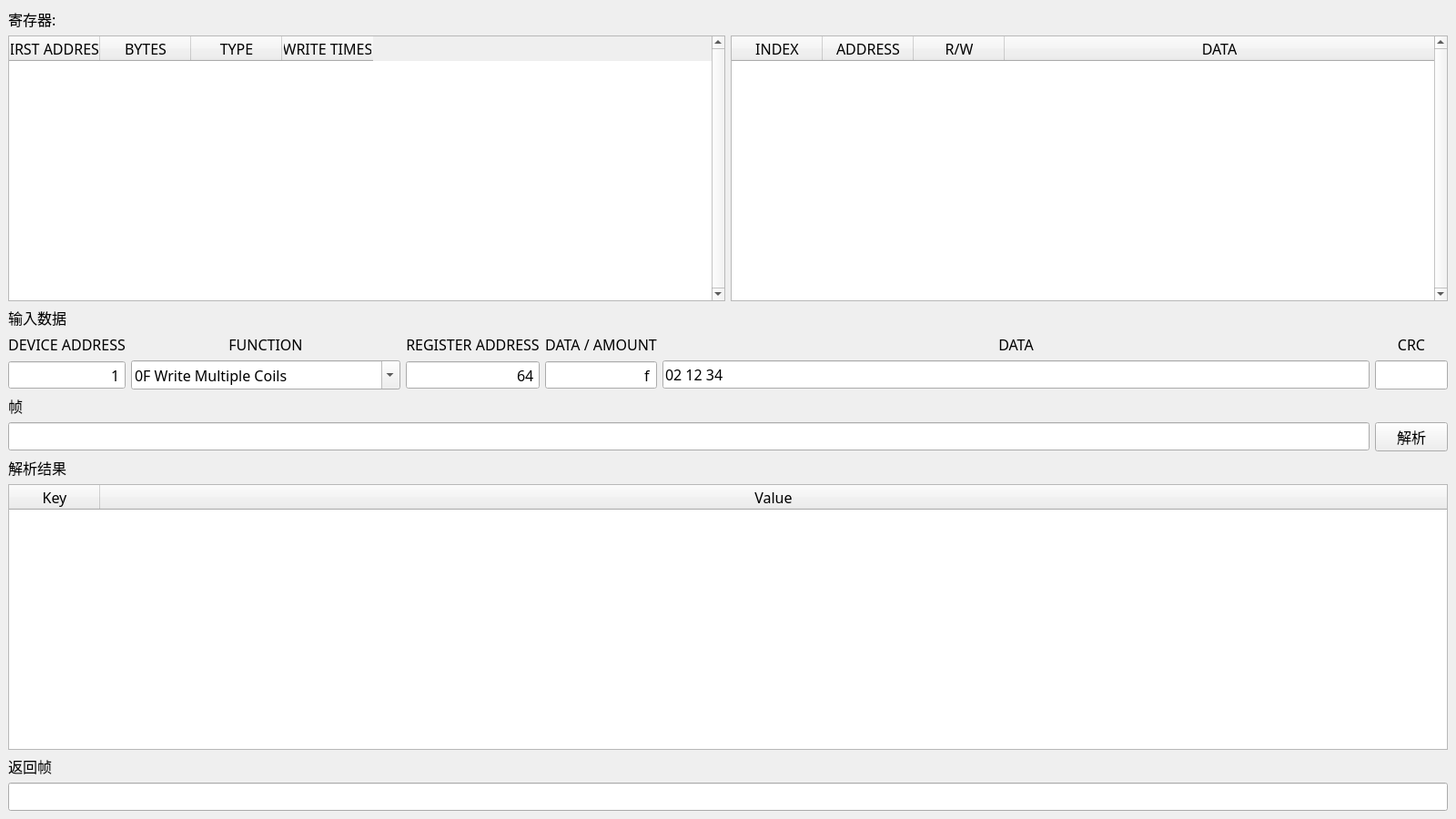
<?xml version="1.0" encoding="UTF-8"?>
<ui version="4.0">
 <class>MainWindow</class>
 <widget class="QMainWindow" name="MainWindow">
  <property name="geometry">
   <rect>
    <x>0</x>
    <y>0</y>
    <width>1600</width>
    <height>900</height>
   </rect>
  </property>
  <property name="font">
   <font>
    <family>HarmonyOS Sans SC</family>
    <pointsize>12</pointsize>
    <stylestrategy>PreferAntialias</stylestrategy>
   </font>
  </property>
  <property name="windowTitle">
   <string>MainWindow</string>
  </property>
  <widget class="QWidget" name="centralwidget">
   <layout class="QVBoxLayout" name="verticalLayout">
    <item>
     <widget class="QLabel" name="label">
      <property name="text">
       <string>寄存器:</string>
      </property>
     </widget>
    </item>
    <item>
     <layout class="QGridLayout" name="gridLayout">
      <item row="0" column="0">
       <widget class="QTableWidget" name="tableWidget_RegistersAreas">
        <property name="font">
         <font>
          <family>Cascadia Code</family>
          <pointsize>12</pointsize>
          <stylestrategy>PreferAntialias</stylestrategy>
         </font>
        </property>
        <property name="verticalScrollBarPolicy">
         <enum>Qt::ScrollBarPolicy::ScrollBarAlwaysOn</enum>
        </property>
        <property name="horizontalScrollBarPolicy">
         <enum>Qt::ScrollBarPolicy::ScrollBarAlwaysOff</enum>
        </property>
        <property name="editTriggers">
         <set>QAbstractItemView::EditTrigger::NoEditTriggers</set>
        </property>
        <property name="alternatingRowColors">
         <bool>true</bool>
        </property>
        <property name="selectionMode">
         <enum>QAbstractItemView::SelectionMode::SingleSelection</enum>
        </property>
        <property name="selectionBehavior">
         <enum>QAbstractItemView::SelectionBehavior::SelectRows</enum>
        </property>
        <property name="gridStyle">
         <enum>Qt::PenStyle::NoPen</enum>
        </property>
        <property name="wordWrap">
         <bool>false</bool>
        </property>
        <column>
         <property name="text">
          <string>FIRST ADDRESS</string>
         </property>
        </column>
        <column>
         <property name="text">
          <string>BYTES</string>
         </property>
        </column>
        <column>
         <property name="text">
          <string>TYPE</string>
         </property>
        </column>
        <column>
         <property name="text">
          <string>WRITE TIMES</string>
         </property>
        </column>
       </widget>
      </item>
      <item row="0" column="1">
       <widget class="QTableWidget" name="tableWidget_Registers">
        <property name="font">
         <font>
          <family>Cascadia Code</family>
          <pointsize>12</pointsize>
          <stylestrategy>PreferAntialias</stylestrategy>
         </font>
        </property>
        <property name="verticalScrollBarPolicy">
         <enum>Qt::ScrollBarPolicy::ScrollBarAlwaysOn</enum>
        </property>
        <property name="horizontalScrollBarPolicy">
         <enum>Qt::ScrollBarPolicy::ScrollBarAlwaysOff</enum>
        </property>
        <property name="editTriggers">
         <set>QAbstractItemView::EditTrigger::NoEditTriggers</set>
        </property>
        <property name="alternatingRowColors">
         <bool>true</bool>
        </property>
        <property name="selectionMode">
         <enum>QAbstractItemView::SelectionMode::SingleSelection</enum>
        </property>
        <property name="selectionBehavior">
         <enum>QAbstractItemView::SelectionBehavior::SelectRows</enum>
        </property>
        <property name="gridStyle">
         <enum>Qt::PenStyle::NoPen</enum>
        </property>
        <property name="wordWrap">
         <bool>false</bool>
        </property>
        <attribute name="horizontalHeaderStretchLastSection">
         <bool>true</bool>
        </attribute>
        <column>
         <property name="text">
          <string>INDEX</string>
         </property>
        </column>
        <column>
         <property name="text">
          <string>ADDRESS</string>
         </property>
        </column>
        <column>
         <property name="text">
          <string>R/W</string>
         </property>
        </column>
        <column>
         <property name="text">
          <string>DATA</string>
         </property>
        </column>
       </widget>
      </item>
     </layout>
    </item>
    <item>
     <widget class="QLabel" name="label_2">
      <property name="text">
       <string>输入数据</string>
      </property>
     </widget>
    </item>
    <item>
     <layout class="QGridLayout" name="gridLayout_2">
      <item row="3" column="5">
       <widget class="QPushButton" name="pushButton_Prase">
        <property name="sizePolicy">
         <sizepolicy hsizetype="Minimum" vsizetype="Preferred">
          <horstretch>0</horstretch>
          <verstretch>0</verstretch>
         </sizepolicy>
        </property>
        <property name="text">
         <string>解析</string>
        </property>
       </widget>
      </item>
      <item row="1" column="4">
       <widget class="QLineEdit" name="lineEdit_Data">
        <property name="sizePolicy">
         <sizepolicy hsizetype="Expanding" vsizetype="Fixed">
          <horstretch>0</horstretch>
          <verstretch>0</verstretch>
         </sizepolicy>
        </property>
        <property name="minimumSize">
         <size>
          <width>0</width>
          <height>28</height>
         </size>
        </property>
        <property name="font">
         <font>
          <family>Cascadia Mono</family>
          <pointsize>12</pointsize>
          <stylestrategy>PreferAntialias</stylestrategy>
         </font>
        </property>
        <property name="text">
         <string>02 12 34</string>
        </property>
       </widget>
      </item>
      <item row="0" column="3">
       <widget class="QLabel" name="label_9">
        <property name="font">
         <font>
          <family>HarmonyOS Sans SC</family>
          <pointsize>12</pointsize>
          <stylestrategy>PreferAntialias</stylestrategy>
          <fontweight>Black</fontweight>
         </font>
        </property>
        <property name="text">
         <string>DATA / AMOUNT</string>
        </property>
        <property name="alignment">
         <set>Qt::AlignmentFlag::AlignCenter</set>
        </property>
       </widget>
      </item>
      <item row="0" column="1">
       <widget class="QLabel" name="label_5">
        <property name="font">
         <font>
          <family>HarmonyOS Sans SC</family>
          <pointsize>12</pointsize>
          <stylestrategy>PreferAntialias</stylestrategy>
          <fontweight>Black</fontweight>
         </font>
        </property>
        <property name="text">
         <string>FUNCTION</string>
        </property>
        <property name="alignment">
         <set>Qt::AlignmentFlag::AlignCenter</set>
        </property>
       </widget>
      </item>
      <item row="1" column="0">
       <widget class="QSpinBox" name="spinBox_DeviceAddress">
        <property name="sizePolicy">
         <sizepolicy hsizetype="Preferred" vsizetype="Preferred">
          <horstretch>0</horstretch>
          <verstretch>0</verstretch>
         </sizepolicy>
        </property>
        <property name="font">
         <font>
          <family>Cascadia Mono</family>
          <pointsize>12</pointsize>
          <stylestrategy>PreferAntialias</stylestrategy>
         </font>
        </property>
        <property name="alignment">
         <set>Qt::AlignmentFlag::AlignRight|Qt::AlignmentFlag::AlignTrailing|Qt::AlignmentFlag::AlignVCenter</set>
        </property>
        <property name="buttonSymbols">
         <enum>QAbstractSpinBox::ButtonSymbols::NoButtons</enum>
        </property>
        <property name="suffix">
         <string/>
        </property>
        <property name="maximum">
         <number>255</number>
        </property>
        <property name="value">
         <number>1</number>
        </property>
        <property name="displayIntegerBase">
         <number>16</number>
        </property>
       </widget>
      </item>
      <item row="1" column="2">
       <widget class="QSpinBox" name="spinBox_RegisterAddress">
        <property name="sizePolicy">
         <sizepolicy hsizetype="Preferred" vsizetype="Preferred">
          <horstretch>0</horstretch>
          <verstretch>0</verstretch>
         </sizepolicy>
        </property>
        <property name="font">
         <font>
          <family>Cascadia Mono</family>
          <pointsize>12</pointsize>
          <stylestrategy>PreferAntialias</stylestrategy>
         </font>
        </property>
        <property name="alignment">
         <set>Qt::AlignmentFlag::AlignRight|Qt::AlignmentFlag::AlignTrailing|Qt::AlignmentFlag::AlignVCenter</set>
        </property>
        <property name="buttonSymbols">
         <enum>QAbstractSpinBox::ButtonSymbols::NoButtons</enum>
        </property>
        <property name="suffix">
         <string/>
        </property>
        <property name="maximum">
         <number>65535</number>
        </property>
        <property name="value">
         <number>100</number>
        </property>
        <property name="displayIntegerBase">
         <number>16</number>
        </property>
       </widget>
      </item>
      <item row="1" column="1">
       <widget class="QComboBox" name="comboBox_FunctionCode">
        <property name="sizePolicy">
         <sizepolicy hsizetype="Preferred" vsizetype="Preferred">
          <horstretch>0</horstretch>
          <verstretch>0</verstretch>
         </sizepolicy>
        </property>
        <property name="font">
         <font>
          <family>Cascadia Mono</family>
          <pointsize>12</pointsize>
          <stylestrategy>PreferAntialias</stylestrategy>
         </font>
        </property>
        <property name="editable">
         <bool>true</bool>
        </property>
        <property name="currentIndex">
         <number>6</number>
        </property>
        <item>
         <property name="text">
          <string>01 Read Multiple Coils</string>
         </property>
        </item>
        <item>
         <property name="text">
          <string>02 Read Multiple Discrete Inputs</string>
         </property>
        </item>
        <item>
         <property name="text">
          <string>03 Read Multiple Holding Registers</string>
         </property>
        </item>
        <item>
         <property name="text">
          <string>04 Read Multiple Input Registers</string>
         </property>
        </item>
        <item>
         <property name="text">
          <string>05 Write Single Coil</string>
         </property>
        </item>
        <item>
         <property name="text">
          <string>06 Write Single Holding Registers</string>
         </property>
        </item>
        <item>
         <property name="text">
          <string>0F Write Multiple Coils</string>
         </property>
        </item>
        <item>
         <property name="text">
          <string>10 Write Multiple Holding Registers</string>
         </property>
        </item>
       </widget>
      </item>
      <item row="3" column="0" colspan="5">
       <widget class="QLineEdit" name="lineEdit_Frame">
        <property name="font">
         <font>
          <family>Cascadia Mono</family>
          <pointsize>12</pointsize>
          <stylestrategy>PreferAntialias</stylestrategy>
         </font>
        </property>
        <property name="readOnly">
         <bool>true</bool>
        </property>
       </widget>
      </item>
      <item row="0" column="2">
       <widget class="QLabel" name="label_6">
        <property name="font">
         <font>
          <family>HarmonyOS Sans SC</family>
          <pointsize>12</pointsize>
          <stylestrategy>PreferAntialias</stylestrategy>
          <fontweight>Black</fontweight>
         </font>
        </property>
        <property name="text">
         <string>REGISTER ADDRESS</string>
        </property>
        <property name="alignment">
         <set>Qt::AlignmentFlag::AlignCenter</set>
        </property>
       </widget>
      </item>
      <item row="0" column="0">
       <widget class="QLabel" name="label_4">
        <property name="font">
         <font>
          <family>HarmonyOS Sans SC</family>
          <pointsize>12</pointsize>
          <stylestrategy>PreferAntialias</stylestrategy>
          <fontweight>Black</fontweight>
         </font>
        </property>
        <property name="text">
         <string>DEVICE ADDRESS</string>
        </property>
        <property name="alignment">
         <set>Qt::AlignmentFlag::AlignCenter</set>
        </property>
       </widget>
      </item>
      <item row="1" column="5">
       <widget class="QLineEdit" name="lineEdit_CRC">
        <property name="sizePolicy">
         <sizepolicy hsizetype="Ignored" vsizetype="Preferred">
          <horstretch>0</horstretch>
          <verstretch>0</verstretch>
         </sizepolicy>
        </property>
        <property name="font">
         <font>
          <family>Cascadia Mono</family>
          <pointsize>12</pointsize>
          <stylestrategy>PreferAntialias</stylestrategy>
         </font>
        </property>
        <property name="maxLength">
         <number>5</number>
        </property>
        <property name="alignment">
         <set>Qt::AlignmentFlag::AlignCenter</set>
        </property>
        <property name="readOnly">
         <bool>true</bool>
        </property>
       </widget>
      </item>
      <item row="1" column="3">
       <widget class="QSpinBox" name="spinBox_Amount">
        <property name="sizePolicy">
         <sizepolicy hsizetype="Preferred" vsizetype="Preferred">
          <horstretch>0</horstretch>
          <verstretch>0</verstretch>
         </sizepolicy>
        </property>
        <property name="font">
         <font>
          <family>Cascadia Mono</family>
          <pointsize>12</pointsize>
          <stylestrategy>PreferAntialias</stylestrategy>
         </font>
        </property>
        <property name="alignment">
         <set>Qt::AlignmentFlag::AlignRight|Qt::AlignmentFlag::AlignTrailing|Qt::AlignmentFlag::AlignVCenter</set>
        </property>
        <property name="buttonSymbols">
         <enum>QAbstractSpinBox::ButtonSymbols::NoButtons</enum>
        </property>
        <property name="accelerated">
         <bool>false</bool>
        </property>
        <property name="maximum">
         <number>65535</number>
        </property>
        <property name="value">
         <number>15</number>
        </property>
        <property name="displayIntegerBase">
         <number>16</number>
        </property>
       </widget>
      </item>
      <item row="0" column="4">
       <widget class="QLabel" name="label_8">
        <property name="font">
         <font>
          <family>HarmonyOS Sans SC</family>
          <pointsize>12</pointsize>
          <stylestrategy>PreferAntialias</stylestrategy>
          <fontweight>Black</fontweight>
         </font>
        </property>
        <property name="text">
         <string>DATA</string>
        </property>
        <property name="alignment">
         <set>Qt::AlignmentFlag::AlignCenter</set>
        </property>
       </widget>
      </item>
      <item row="0" column="5">
       <widget class="QLabel" name="label_7">
        <property name="font">
         <font>
          <family>HarmonyOS Sans SC</family>
          <pointsize>12</pointsize>
          <stylestrategy>PreferAntialias</stylestrategy>
          <fontweight>Black</fontweight>
         </font>
        </property>
        <property name="text">
         <string>CRC</string>
        </property>
        <property name="alignment">
         <set>Qt::AlignmentFlag::AlignCenter</set>
        </property>
       </widget>
      </item>
      <item row="2" column="0" colspan="6">
       <widget class="QLabel" name="label_10">
        <property name="text">
         <string>帧</string>
        </property>
       </widget>
      </item>
     </layout>
    </item>
    <item>
     <widget class="QLabel" name="label_3">
      <property name="text">
       <string>解析结果</string>
      </property>
     </widget>
    </item>
    <item>
     <widget class="QTableWidget" name="tableWidget_Result">
      <property name="font">
       <font>
        <family>Cascadia Code</family>
        <pointsize>12</pointsize>
        <stylestrategy>PreferAntialias</stylestrategy>
       </font>
      </property>
      <property name="editTriggers">
       <set>QAbstractItemView::EditTrigger::NoEditTriggers</set>
      </property>
      <property name="alternatingRowColors">
       <bool>true</bool>
      </property>
      <property name="selectionMode">
       <enum>QAbstractItemView::SelectionMode::SingleSelection</enum>
      </property>
      <property name="selectionBehavior">
       <enum>QAbstractItemView::SelectionBehavior::SelectRows</enum>
      </property>
      <property name="gridStyle">
       <enum>Qt::PenStyle::NoPen</enum>
      </property>
      <property name="wordWrap">
       <bool>false</bool>
      </property>
      <attribute name="horizontalHeaderStretchLastSection">
       <bool>true</bool>
      </attribute>
      <column>
       <property name="text">
        <string>Key</string>
       </property>
      </column>
      <column>
       <property name="text">
        <string>Value</string>
       </property>
      </column>
     </widget>
    </item>
    <item>
     <widget class="QLabel" name="label_11">
      <property name="text">
       <string>返回帧</string>
      </property>
     </widget>
    </item>
    <item>
     <widget class="QLineEdit" name="lineEdit_ReturnFrame">
      <property name="minimumSize">
       <size>
        <width>0</width>
        <height>28</height>
       </size>
      </property>
      <property name="font">
       <font>
        <family>Cascadia Mono</family>
        <pointsize>12</pointsize>
        <stylestrategy>PreferAntialias</stylestrategy>
       </font>
      </property>
      <property name="readOnly">
       <bool>true</bool>
      </property>
     </widget>
    </item>
   </layout>
  </widget>
 </widget>
 <resources/>
 <connections/>
</ui>
